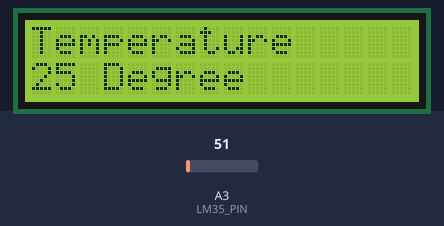
Bench run of a sketch on a simulated Arduino Uno, built with avr-gcc and run on an emulated ATmega328P. On the bench: 16×2 character LCD. The test bench sets the inputs (shaded band); at power-on: A3 (LM35_PIN) = 51.

Above: at 1.2 s.
1.3 s: A3 (LM35_PIN) set to 61
At 2.6 s:
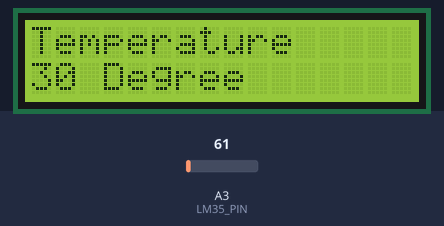
4.3 s: A3 (LM35_PIN) set to 71
At 6.0 s:
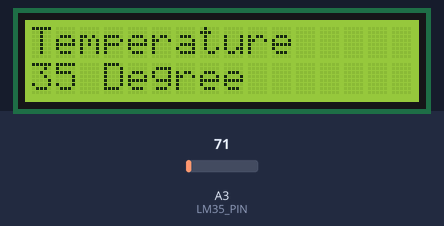
7.3 s: A3 (LM35_PIN) set to 86
At 8.7 s:
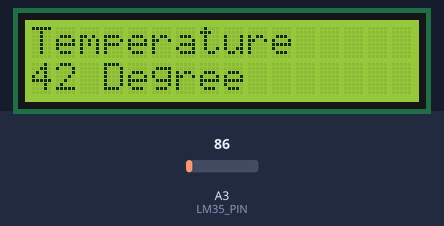
10.3 s: A3 (LM35_PIN) set to 22
At 10.8 s:
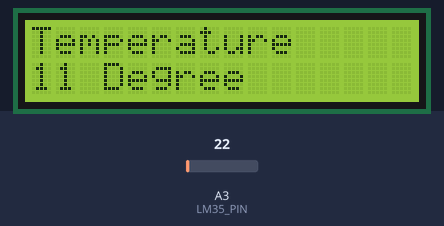
13.3 s: A3 (LM35_PIN) set to 18
At 14.1 s:
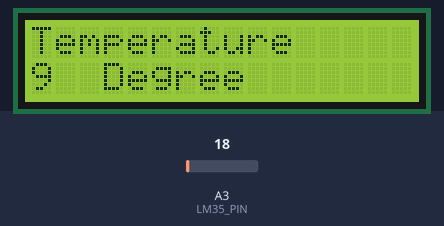
Timing chart, 0 to 16.3 s (numbered marks = the images above; inputs shaded):
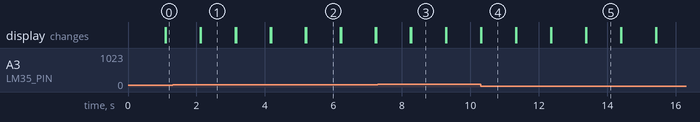

The sketch:

12-ThermometerWdhtAndLCD.ino
```cpp
//We include the LCD screen library.
#include "LiquidTWI2.h"
/*We define the LM35_PIN variable to specify that the temperature sensor is connected to pin A3.*/
#define LM35_PIN        A3
//We create the LCD screen with the 'lcd' variable.
LiquidTWI2 lcd(0x20);
//We set the temperature value in Celsius.
float coefficient = 500.0/1023.0;
/*We create a function called readTemperature to read the air temperature.*/
float readTemperature()  {
    return  coefficient * analogRead(LM35_PIN);
}

void setup() {
  //We initialize the LCD screen.
  lcd.setMCPType(LTI_TYPE_MCP23008);
  lcd.begin(16, 2);
  lcd.setBacklight(HIGH);
  //We define the temperature sensor.
  pinMode(LM35_PIN,INPUT);
}

void loop() {
  //We set the position on the LCD screen before writing text.
  lcd.setCursor(0, 0);
  lcd.print("Temperature");
  lcd.setCursor(0, 1);
  //We get the temperature value and write it to the screen, rounding the result.
  lcd.print(round(readTemperature()));
  //We set the position for the "Degree" text.
  lcd.setCursor(3, 1);
  //We add the "Degree" text next to the temperature value.
  lcd.print("Degree");
  //We wait for 1 second.
  delay(1000);
  //We clear the LCD screen.
  lcd.clear();
}
```

Measured:
- after the input at 1.3 s, the display: first differs from a run without the input after 0.83 s (image 1)
- after the input at 4.3 s, the display: first differs from a run without the input after 0.90 s (image 2)
- after the input at 10.3 s, the display: changes at once (image 4)
- after the input at 13.3 s, the display: first differs from a run without the input after 0.09 s (image 5)
- what the display in image 1 shows lasts 1.0 s, from 2.1 s to 3.1 s
